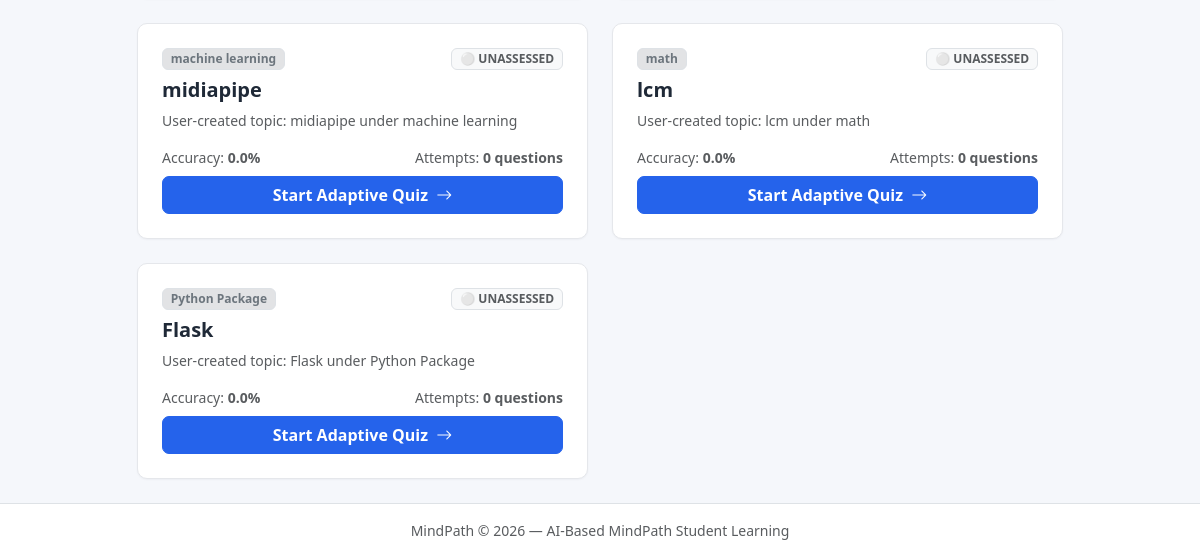
Page /quizzes (signed in, lower part) on the earlier database version.
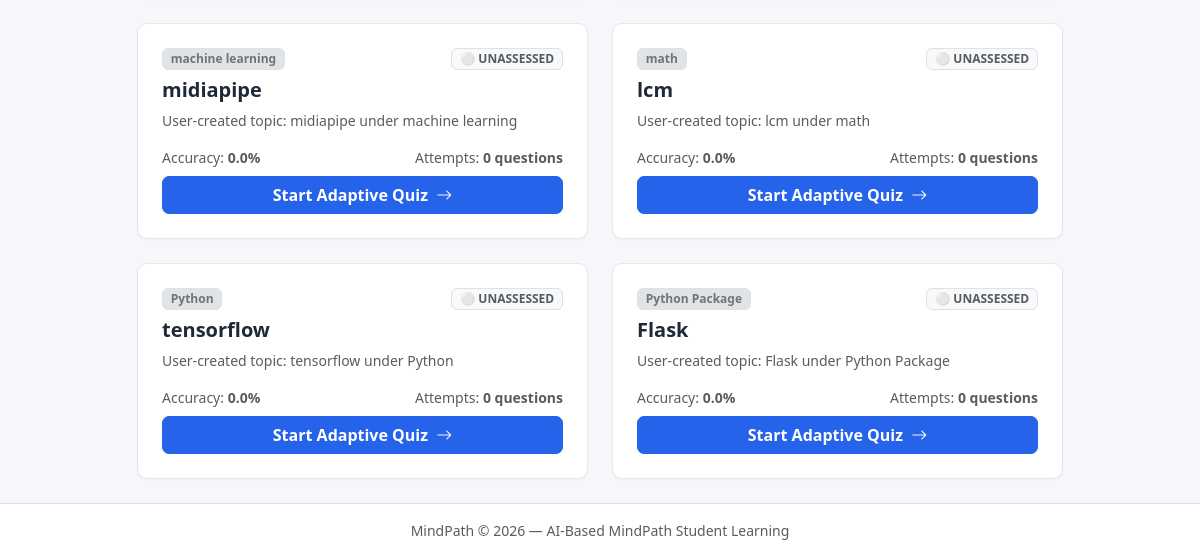
Same page on the later database version.
### tables this page shows
CREATE TABLE topics (
        id INTEGER PRIMARY KEY AUTOINCREMENT,
        subject TEXT NOT NULL,
        name TEXT NOT NULL,
        description TEXT
    );

### app.py (the view)
@app.route('/quizzes')
@login_required
def select_quiz():
    user = get_current_user()
    twin_data = get_student_twin_overview(user['id'])
    conn = get_connection()
    try:
        cursor = conn.cursor()
        cursor.execute("SELECT id, subject, name, description FROM topics ORDER BY subject COLLATE NOCASE ASC, name COLLATE NOCASE ASC")
        raw_topics = [dict(row) for row in cursor.fetchall()]
    finally:
        conn.close()
    topic_dict = {t['topic_id']: t for t in twin_data['topics']}
    enriched_topics = []
    for t in raw_topics:
        t_id = t['id']
        twin_info = topic_dict.get(t_id, {})
        enriched_topics.append({
            'id': t_id,
            'subject': t['subject'],
            'name': t['name'],
            'description': t['description'],
            'accuracy_rate': twin_info.get('accuracy_rate', 0.0),
            'avg_time_per_question': twin_info.get('avg_time_per_question', 0.0),
            'mastery_status': twin_info.get('mastery_status', 'UNASSESSED'),
            'total_attempted': twin_info.get('total_attempted', 0)
        })
    return render_template('quiz_select.html', current_user=user, topics=enriched_topics)

### app.py (called while the page is built)
def generate_csrf_token():
    if '_csrf_token' not in session:
        session['_csrf_token'] = secrets.token_hex(32)
    return session['_csrf_token']

@app.before_request
def csrf_protect():
    if request.method == "POST":
        token = request.form.get('csrf_token') or request.headers.get('X-CSRFToken')
        session_token = session.get('_csrf_token')
        if not token or not session_token or not secrets.compare_digest(token, session_token):
            flash("Security check failed (CSRF token missing or expired). Please try again.", "danger")
            if request.is_json or request.path.startswith('/api/'):
                return jsonify({"error": "CSRF validation failed"}), 400
            return redirect(request.referrer or url_for('login'))

def login_required(f):
    @wraps(f)
    def decorated_function(*args, **kwargs):
        if 'user_id' not in session:
            flash("Please sign in to access this page.", "warning")
            return redirect(url_for('login', next=request.path))
        return f(*args, **kwargs)
    return decorated_function

@app.context_processor
def inject_user():
    return dict(current_user=get_current_user())

### templates/quiz_select.html (shortened to what this page needs)
{% extends "base.html" %}
{% block content %}
<div class="row justify-content-center">
    <div class="col-12 col-lg-10">
        <div class="row g-4">
            {% for topic in topics %}
            <div class="col-12 col-md-6">
                <div class="twin-card p-4 h-100 d-flex flex-column justify-content-between">
                    <div>
                        <div class="d-flex justify-content-between align-items-center mb-2">
                            <span class="badge bg-secondary-subtle text-secondary border">{{ topic.subject }}</span>
                            {% if topic.mastery_status == 'STRONG' %}
                            <span class="badge badge-strong">🟢 STRONG</span>
                            {% elif topic.mastery_status == 'WEAK' %}
                            <span class="badge badge-weak">🔴 WEAK</span>
                            {% elif topic.mastery_status == 'AVERAGE' %}
                            <span class="badge badge-average">🟡 AVERAGE</span>
                            {% else %}
                            <span class="badge bg-light text-muted border">⚪ UNASSESSED</span>
                            {% endif %}
                        </div>
                        <h5 class="fw-bold mb-2">{{ topic.name }}</h5>
                        <p class="text-muted small mb-3">{{ topic.description }}</p>
                    </div>
                    <div>
                        <div class="d-flex justify-content-between small text-muted mb-2">
                            <span>Accuracy: <strong>{{ topic.accuracy_rate }}%</strong></span>
                            <span>Attempts: <strong>{{ topic.total_attempted }} questions</strong></span>
                        </div>
                        <a href="{{ url_for('take_quiz', topic_id=topic.id) }}" class="btn btn-primary w-100 fw-semibold">
                            Start Adaptive Quiz <i class="bi bi-arrow-right ms-1"></i>
                        </a>
                    </div>
                </div>
            </div>
            {% endfor %}
        </div>
    </div>
</div>
{% endblock %}

Differences in the rows shown:
added topics: subject "Python", name "tensorflow", description "User-created topic: tensorflow under Python", accuracy_rate "0.0", total_attempted "0"
